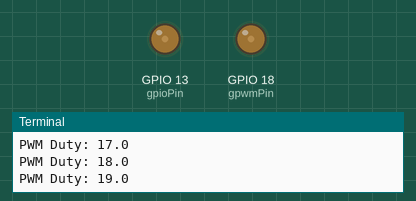
Simulated run of this program. Board: Raspberry Pi (BCM pin numbers). Parts: output pins drawn as LEDs (lit = HIGH), the last lines printed to the terminal. At 10.0 s the program stops and its outputs stay as they are.

Above: at 1.85 s.
At 3.85 s:
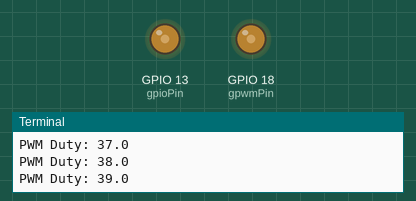
At 5.96 s:
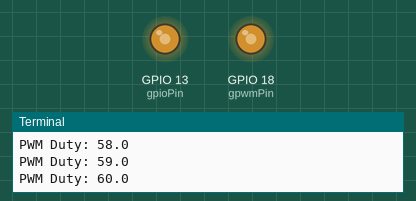
At 10.1 s:
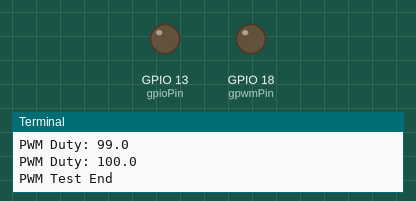
Timing chart, 0 to 11.5 s (numbered marks = the images above):
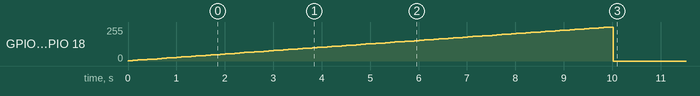

Measured:
- by itself, GPIO 13 (gpioPin), GPIO 18 (gpwmPin): rises from 0/255 to 255/255 in 9.9 s, then falls to 0/255 in 0.10 s

The program:

pwm.py
```python
import RPi.GPIO as GPIO
import time

gpwmPin = 18
gpioPin = 13

GPIO.setmode(GPIO.BCM)

GPIO.setup(gpwmPin, GPIO.OUT)
GPIO.setup(gpioPin, GPIO.OUT)

p1 = GPIO.PWM(gpwmPin, 384)
p2 = GPIO.PWM(gpioPin, 384)

p1.start(0)
p2.start(0)

angle = 0.0
while True:
	angle += 1
	if(angle > 100.0):
		break
	p1.ChangeDutyCycle(angle)
	p2.ChangeDutyCycle(angle)
	print "PWM Duty:", angle
	time.sleep(0.1)
p1.stop()
p2.stop()
print "PWM Test End"
GPIO.cleanup()
```
